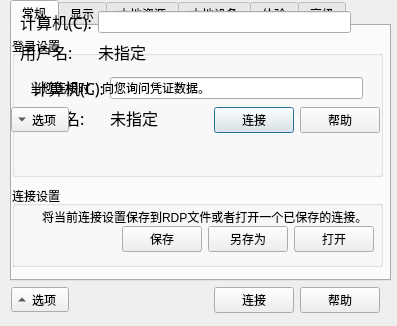
<?xml version="1.0" encoding="UTF-8"?>
<ui version="4.0">
 <class>Dialog</class>
 <widget class="QDialog" name="Dialog">
  <property name="enabled">
   <bool>true</bool>
  </property>
  <property name="geometry">
   <rect>
    <x>0</x>
    <y>0</y>
    <width>397</width>
    <height>326</height>
   </rect>
  </property>
  <property name="sizePolicy">
   <sizepolicy hsizetype="Fixed" vsizetype="Fixed">
    <horstretch>0</horstretch>
    <verstretch>0</verstretch>
   </sizepolicy>
  </property>
  <property name="windowTitle">
   <string>远程桌面连接</string>
  </property>
  <property name="inputMethodHints">
   <set>Qt::ImhNone</set>
  </property>
  <property name="sizeGripEnabled">
   <bool>false</bool>
  </property>
  <property name="modal">
   <bool>false</bool>
  </property>
  <widget class="QWidget" name="widget" native="true">
   <property name="geometry">
    <rect>
     <x>0</x>
     <y>0</y>
     <width>401</width>
     <height>331</height>
    </rect>
   </property>
   <widget class="QWidget" name="defaultWidget" native="true">
    <property name="geometry">
     <rect>
      <x>0</x>
      <y>0</y>
      <width>391</width>
      <height>151</height>
     </rect>
    </property>
    <widget class="QWidget" name="layoutWidget">
     <property name="geometry">
      <rect>
       <x>20</x>
       <y>10</y>
       <width>331</width>
       <height>64</height>
      </rect>
     </property>
     <layout class="QGridLayout" name="gridLayout">
      <property name="sizeConstraint">
       <enum>QLayout::SetMinAndMaxSize</enum>
      </property>
      <item row="1" column="1">
       <widget class="QLabel" name="accountTxtLable">
        <property name="sizePolicy">
         <sizepolicy hsizetype="Fixed" vsizetype="Fixed">
          <horstretch>0</horstretch>
          <verstretch>0</verstretch>
         </sizepolicy>
        </property>
        <property name="font">
         <font>
          <family>Times New Roman</family>
          <pointsize>12</pointsize>
         </font>
        </property>
        <property name="text">
         <string>未指定</string>
        </property>
       </widget>
      </item>
      <item row="1" column="0">
       <widget class="QLabel" name="accountLable">
        <property name="sizePolicy">
         <sizepolicy hsizetype="Fixed" vsizetype="Fixed">
          <horstretch>0</horstretch>
          <verstretch>0</verstretch>
         </sizepolicy>
        </property>
        <property name="font">
         <font>
          <family>Agency FB</family>
          <pointsize>12</pointsize>
         </font>
        </property>
        <property name="text">
         <string>用户名:</string>
        </property>
       </widget>
      </item>
      <item row="0" column="1">
       <widget class="QLineEdit" name="cmpLineEdit"/>
      </item>
      <item row="0" column="0">
       <widget class="QLabel" name="cmpLable">
        <property name="font">
         <font>
          <family>Agency FB</family>
          <pointsize>12</pointsize>
         </font>
        </property>
        <property name="text">
         <string>计算机(C):</string>
        </property>
       </widget>
      </item>
     </layout>
    </widget>
    <widget class="QWidget" name="defaultBtnWidget" native="true">
     <property name="geometry">
      <rect>
       <x>10</x>
       <y>100</y>
       <width>371</width>
       <height>41</height>
      </rect>
     </property>
     <property name="sizePolicy">
      <sizepolicy hsizetype="Fixed" vsizetype="Fixed">
       <horstretch>0</horstretch>
       <verstretch>0</verstretch>
      </sizepolicy>
     </property>
     <widget class="QWidget" name="layoutWidget">
      <property name="geometry">
       <rect>
        <x>1</x>
        <y>7</y>
        <width>369</width>
        <height>27</height>
       </rect>
      </property>
      <layout class="QHBoxLayout" name="horizontalLayout_2">
       <property name="sizeConstraint">
        <enum>QLayout::SetMinAndMaxSize</enum>
       </property>
       <item>
        <widget class="QToolButton" name="optionToolBtn">
         <property name="focusPolicy">
          <enum>Qt::NoFocus</enum>
         </property>
         <property name="whatsThis">
          <string/>
         </property>
         <property name="inputMethodHints">
          <set>Qt::ImhNone</set>
         </property>
         <property name="text">
          <string>选项</string>
         </property>
         <property name="toolButtonStyle">
          <enum>Qt::ToolButtonTextBesideIcon</enum>
         </property>
         <property name="autoRaise">
          <bool>false</bool>
         </property>
         <property name="arrowType">
          <enum>Qt::DownArrow</enum>
         </property>
        </widget>
       </item>
       <item>
        <spacer name="horizontalSpacer">
         <property name="orientation">
          <enum>Qt::Horizontal</enum>
         </property>
         <property name="sizeType">
          <enum>QSizePolicy::Expanding</enum>
         </property>
         <property name="sizeHint" stdset="0">
          <size>
           <width>134</width>
           <height>20</height>
          </size>
         </property>
        </spacer>
       </item>
       <item>
        <layout class="QHBoxLayout" name="horizontalLayout">
         <item>
          <widget class="QPushButton" name="connBtn">
           <property name="text">
            <string>连接</string>
           </property>
          </widget>
         </item>
         <item>
          <widget class="QPushButton" name="helpBtn">
           <property name="text">
            <string>帮助</string>
           </property>
          </widget>
         </item>
        </layout>
       </item>
      </layout>
     </widget>
    </widget>
    <widget class="QLabel" name="defaultLabel">
     <property name="geometry">
      <rect>
       <x>30</x>
       <y>80</y>
       <width>191</width>
       <height>16</height>
      </rect>
     </property>
     <property name="text">
      <string>当您连接时，向您询问凭证数据。</string>
     </property>
    </widget>
    <widget class="QLabel" name="statusLabel">
     <property name="geometry">
      <rect>
       <x>230</x>
       <y>80</y>
       <width>121</width>
       <height>20</height>
      </rect>
     </property>
     <property name="font">
      <font>
       <family>Times New Roman</family>
       <pointsize>9</pointsize>
      </font>
     </property>
     <property name="text">
      <string/>
     </property>
    </widget>
    <zorder>layoutWidget</zorder>
    <zorder>defaultLabel</zorder>
    <zorder>defaultBtnWidget</zorder>
    <zorder>statusLabel</zorder>
   </widget>
   <widget class="QWidget" name="optionWidget" native="true">
    <property name="enabled">
     <bool>true</bool>
    </property>
    <property name="geometry">
     <rect>
      <x>10</x>
      <y>0</y>
      <width>381</width>
      <height>321</height>
     </rect>
    </property>
    <widget class="QTabWidget" name="tabWidget">
     <property name="geometry">
      <rect>
       <x>0</x>
       <y>0</y>
       <width>381</width>
       <height>281</height>
      </rect>
     </property>
     <property name="currentIndex">
      <number>0</number>
     </property>
     <property name="movable">
      <bool>false</bool>
     </property>
     <widget class="QWidget" name="tab_3">
      <attribute name="title">
       <string>常规</string>
      </attribute>
      <widget class="QGroupBox" name="generalGroupBox">
       <property name="geometry">
        <rect>
         <x>0</x>
         <y>10</y>
         <width>371</width>
         <height>141</height>
        </rect>
       </property>
       <property name="title">
        <string>登录设置</string>
       </property>
       <widget class="QWidget" name="layoutWidget_3">
        <property name="geometry">
         <rect>
          <x>20</x>
          <y>40</y>
          <width>331</width>
          <height>51</height>
         </rect>
        </property>
        <layout class="QGridLayout" name="gridLayout_2">
         <property name="sizeConstraint">
          <enum>QLayout::SetMinAndMaxSize</enum>
         </property>
         <item row="1" column="0">
          <widget class="QLabel" name="accountLable_2">
           <property name="sizePolicy">
            <sizepolicy hsizetype="Fixed" vsizetype="Fixed">
             <horstretch>0</horstretch>
             <verstretch>0</verstretch>
            </sizepolicy>
           </property>
           <property name="font">
            <font>
             <family>Agency FB</family>
             <pointsize>12</pointsize>
            </font>
           </property>
           <property name="text">
            <string>用户名:</string>
           </property>
          </widget>
         </item>
         <item row="0" column="0">
          <widget class="QLabel" name="cmpLable_2">
           <property name="font">
            <font>
             <family>Agency FB</family>
             <pointsize>12</pointsize>
            </font>
           </property>
           <property name="text">
            <string>计算机(C):</string>
           </property>
          </widget>
         </item>
         <item row="0" column="1">
          <widget class="QLineEdit" name="cmpLineEdit_2"/>
         </item>
         <item row="1" column="1">
          <widget class="QLabel" name="accountTxtLable_2">
           <property name="sizePolicy">
            <sizepolicy hsizetype="Fixed" vsizetype="Fixed">
             <horstretch>0</horstretch>
             <verstretch>0</verstretch>
            </sizepolicy>
           </property>
           <property name="font">
            <font>
             <family>Times New Roman</family>
             <pointsize>12</pointsize>
            </font>
           </property>
           <property name="text">
            <string>未指定</string>
           </property>
          </widget>
         </item>
        </layout>
       </widget>
       <widget class="QLabel" name="statusLabel_2">
        <property name="geometry">
         <rect>
          <x>233</x>
          <y>100</y>
          <width>121</width>
          <height>20</height>
         </rect>
        </property>
        <property name="font">
         <font>
          <family>Times New Roman</family>
          <pointsize>9</pointsize>
         </font>
        </property>
        <property name="text">
         <string/>
        </property>
       </widget>
      </widget>
      <widget class="QGroupBox" name="connSetGroupBox">
       <property name="geometry">
        <rect>
         <x>0</x>
         <y>160</y>
         <width>371</width>
         <height>81</height>
        </rect>
       </property>
       <property name="title">
        <string>连接设置</string>
       </property>
       <widget class="QLabel" name="connSetLabel">
        <property name="geometry">
         <rect>
          <x>30</x>
          <y>10</y>
          <width>331</width>
          <height>41</height>
         </rect>
        </property>
        <property name="text">
         <string>将当前连接设置保存到RDP文件或者打开一个已保存的连接。</string>
        </property>
       </widget>
       <widget class="QWidget" name="layoutWidget">
        <property name="geometry">
         <rect>
          <x>110</x>
          <y>40</y>
          <width>239</width>
          <height>25</height>
         </rect>
        </property>
        <layout class="QHBoxLayout" name="horizontalLayout_5">
         <property name="sizeConstraint">
          <enum>QLayout::SetMinAndMaxSize</enum>
         </property>
         <item>
          <widget class="QPushButton" name="saveBtn">
           <property name="text">
            <string>保存</string>
           </property>
          </widget>
         </item>
         <item>
          <widget class="QPushButton" name="saveasBtn">
           <property name="text">
            <string>另存为</string>
           </property>
          </widget>
         </item>
         <item>
          <widget class="QPushButton" name="openBtn">
           <property name="text">
            <string>打开</string>
           </property>
          </widget>
         </item>
        </layout>
       </widget>
      </widget>
     </widget>
     <widget class="QWidget" name="tab_4">
      <attribute name="title">
       <string>显示</string>
      </attribute>
      <widget class="QWidget" name="layoutWidget">
       <property name="geometry">
        <rect>
         <x>10</x>
         <y>10</y>
         <width>361</width>
         <height>231</height>
        </rect>
       </property>
       <layout class="QVBoxLayout" name="verticalLayout">
        <item>
         <widget class="QGroupBox" name="showGroupBox">
          <property name="title">
           <string>显示配置</string>
          </property>
          <widget class="QLabel" name="sizeLabel">
           <property name="geometry">
            <rect>
             <x>40</x>
             <y>20</y>
             <width>301</width>
             <height>20</height>
            </rect>
           </property>
           <property name="text">
            <string>选择远程桌面的大小。将滑块拖动到最右边开使用全屏。</string>
           </property>
          </widget>
          <widget class="QWidget" name="layoutWidget">
           <property name="geometry">
            <rect>
             <x>60</x>
             <y>40</y>
             <width>211</width>
             <height>31</height>
            </rect>
           </property>
           <layout class="QHBoxLayout" name="horizontalLayout_6">
            <property name="sizeConstraint">
             <enum>QLayout::SetMinAndMaxSize</enum>
            </property>
            <item>
             <widget class="QLabel" name="sizeLabel_2">
              <property name="text">
               <string>小</string>
              </property>
             </widget>
            </item>
            <item>
             <widget class="QSlider" name="horizontalSlider">
              <property name="mouseTracking">
               <bool>false</bool>
              </property>
              <property name="focusPolicy">
               <enum>Qt::ClickFocus</enum>
              </property>
              <property name="contextMenuPolicy">
               <enum>Qt::PreventContextMenu</enum>
              </property>
              <property name="inputMethodHints">
               <set>Qt::ImhNone</set>
              </property>
              <property name="singleStep">
               <number>1</number>
              </property>
              <property name="pageStep">
               <number>1</number>
              </property>
              <property name="value">
               <number>0</number>
              </property>
              <property name="sliderPosition">
               <number>0</number>
              </property>
              <property name="tracking">
               <bool>false</bool>
              </property>
              <property name="orientation">
               <enum>Qt::Horizontal</enum>
              </property>
              <property name="invertedAppearance">
               <bool>false</bool>
              </property>
              <property name="invertedControls">
               <bool>false</bool>
              </property>
              <property name="tickPosition">
               <enum>QSlider::TicksBelow</enum>
              </property>
              <property name="tickInterval">
               <number>1</number>
              </property>
             </widget>
            </item>
            <item>
             <widget class="QLabel" name="sizeLabel_3">
              <property name="text">
               <string>大</string>
              </property>
             </widget>
            </item>
           </layout>
          </widget>
          <widget class="QLabel" name="deskSizeLabel">
           <property name="geometry">
            <rect>
             <x>120</x>
             <y>70</y>
             <width>90</width>
             <height>16</height>
            </rect>
           </property>
           <property name="text">
            <string/>
           </property>
           <property name="alignment">
            <set>Qt::AlignCenter</set>
           </property>
          </widget>
         </widget>
        </item>
        <item>
         <widget class="QGroupBox" name="colorGroupBox">
          <property name="title">
           <string>颜色</string>
          </property>
          <widget class="QLabel" name="colorLabel">
           <property name="geometry">
            <rect>
             <x>60</x>
             <y>20</y>
             <width>161</width>
             <height>16</height>
            </rect>
           </property>
           <property name="text">
            <string>选择远程会话的颜色深度。</string>
           </property>
          </widget>
          <widget class="QComboBox" name="colorComboBox">
           <property name="geometry">
            <rect>
             <x>60</x>
             <y>50</y>
             <width>121</width>
             <height>22</height>
            </rect>
           </property>
           <item>
            <property name="text">
             <string extracomment="15">增强色(15 位)</string>
            </property>
           </item>
           <item>
            <property name="text">
             <string extracomment="16">增强色(16 位)</string>
            </property>
           </item>
           <item>
            <property name="text">
             <string extracomment="24">真彩色(24 位)</string>
            </property>
           </item>
           <item>
            <property name="text">
             <string extracomment="32">最高质量(32 位)</string>
            </property>
           </item>
          </widget>
         </widget>
        </item>
        <item>
         <widget class="QCheckBox" name="connBarCheckBox">
          <property name="text">
           <string>全屏显示时显示连接栏。</string>
          </property>
         </widget>
        </item>
       </layout>
      </widget>
     </widget>
     <widget class="QWidget" name="tab_5">
      <attribute name="title">
       <string>本地资源</string>
      </attribute>
      <widget class="QGroupBox" name="vedioGroupBox">
       <property name="geometry">
        <rect>
         <x>10</x>
         <y>1</y>
         <width>359</width>
         <height>71</height>
        </rect>
       </property>
       <property name="title">
        <string>语音设置</string>
       </property>
       <widget class="QLabel" name="audioPlayLabel">
        <property name="geometry">
         <rect>
          <x>20</x>
          <y>20</y>
          <width>81</width>
          <height>16</height>
         </rect>
        </property>
        <property name="text">
         <string>远程音频播放</string>
        </property>
       </widget>
       <widget class="QLabel" name="audioCaptureLabel">
        <property name="geometry">
         <rect>
          <x>180</x>
          <y>20</y>
          <width>81</width>
          <height>16</height>
         </rect>
        </property>
        <property name="text">
         <string>远程音频录制</string>
        </property>
       </widget>
       <widget class="QComboBox" name="audioPlayComBox">
        <property name="geometry">
         <rect>
          <x>20</x>
          <y>40</y>
          <width>141</width>
          <height>22</height>
         </rect>
        </property>
        <property name="currentIndex">
         <number>-1</number>
        </property>
        <item>
         <property name="text">
          <string>在此计算机上播放</string>
         </property>
        </item>
        <item>
         <property name="text">
          <string>在远程计算机上播放</string>
         </property>
        </item>
        <item>
         <property name="text">
          <string>不要播放</string>
         </property>
        </item>
       </widget>
       <widget class="QComboBox" name="audioCaptureComBox">
        <property name="geometry">
         <rect>
          <x>180</x>
          <y>40</y>
          <width>131</width>
          <height>22</height>
         </rect>
        </property>
        <property name="currentIndex">
         <number>-1</number>
        </property>
        <item>
         <property name="text">
          <string>不录制</string>
         </property>
        </item>
        <item>
         <property name="text">
          <string>从此计算机进行记录</string>
         </property>
        </item>
       </widget>
      </widget>
      <widget class="QGroupBox" name="keyGroupBox">
       <property name="geometry">
        <rect>
         <x>10</x>
         <y>74</y>
         <width>359</width>
         <height>71</height>
        </rect>
       </property>
       <property name="title">
        <string>键盘</string>
       </property>
       <widget class="QLabel" name="keyLabel">
        <property name="geometry">
         <rect>
          <x>20</x>
          <y>20</y>
          <width>111</width>
          <height>16</height>
         </rect>
        </property>
        <property name="text">
         <string>应用windows组合键</string>
        </property>
       </widget>
       <widget class="QComboBox" name="keyComBox">
        <property name="geometry">
         <rect>
          <x>100</x>
          <y>40</y>
          <width>141</width>
          <height>22</height>
         </rect>
        </property>
        <item>
         <property name="text">
          <string>在这台计算机上</string>
         </property>
        </item>
        <item>
         <property name="text">
          <string>在远程计算机上</string>
         </property>
        </item>
        <item>
         <property name="text">
          <string>仅在全屏显示时</string>
         </property>
        </item>
       </widget>
       <widget class="QLabel" name="keyTestLabel">
        <property name="geometry">
         <rect>
          <x>210</x>
          <y>20</y>
          <width>111</width>
          <height>16</height>
         </rect>
        </property>
        <property name="text">
         <string>示例：Alt+Tab</string>
        </property>
       </widget>
      </widget>
      <widget class="QGroupBox" name="resGroupBox">
       <property name="geometry">
        <rect>
         <x>10</x>
         <y>149</y>
         <width>359</width>
         <height>101</height>
        </rect>
       </property>
       <property name="title">
        <string>本地设备和资源</string>
       </property>
       <widget class="QLabel" name="resLabel">
        <property name="geometry">
         <rect>
          <x>70</x>
          <y>30</y>
          <width>311</width>
          <height>16</height>
         </rect>
        </property>
        <property name="text">
         <string>选择您要在远程会话中使用的设备和资源。</string>
        </property>
       </widget>
       <widget class="QCheckBox" name="printCheckBox">
        <property name="geometry">
         <rect>
          <x>70</x>
          <y>60</y>
          <width>71</width>
          <height>16</height>
         </rect>
        </property>
        <property name="text">
         <string>打印机</string>
        </property>
       </widget>
       <widget class="QCheckBox" name="cliCheckBox">
        <property name="geometry">
         <rect>
          <x>220</x>
          <y>60</y>
          <width>71</width>
          <height>16</height>
         </rect>
        </property>
        <property name="text">
         <string>剪切板</string>
        </property>
       </widget>
      </widget>
     </widget>
     <widget class="QWidget" name="tab_6">
      <attribute name="title">
       <string>本地设备</string>
      </attribute>
      <widget class="QGroupBox" name="equipGroupBox">
       <property name="geometry">
        <rect>
         <x>10</x>
         <y>10</y>
         <width>351</width>
         <height>231</height>
        </rect>
       </property>
       <property name="title">
        <string>本地设备</string>
       </property>
       <widget class="QLabel" name="equipLabel">
        <property name="geometry">
         <rect>
          <x>20</x>
          <y>20</y>
          <width>301</width>
          <height>16</height>
         </rect>
        </property>
        <property name="text">
         <string>选择要在远程会话中使用的这台计算机上的设备和资源。</string>
        </property>
       </widget>
       <widget class="QCheckBox" name="smartCardCheckBox">
        <property name="geometry">
         <rect>
          <x>40</x>
          <y>50</y>
          <width>71</width>
          <height>16</height>
         </rect>
        </property>
        <property name="text">
         <string>智能卡</string>
        </property>
       </widget>
       <widget class="QCheckBox" name="portCheckBox">
        <property name="geometry">
         <rect>
          <x>140</x>
          <y>50</y>
          <width>71</width>
          <height>16</height>
         </rect>
        </property>
        <property name="text">
         <string>端口</string>
        </property>
       </widget>
       <widget class="QTreeWidget" name="equipTreeWidget">
        <property name="geometry">
         <rect>
          <x>20</x>
          <y>80</y>
          <width>311</width>
          <height>141</height>
         </rect>
        </property>
        <property name="frameShape">
         <enum>QFrame::StyledPanel</enum>
        </property>
        <property name="frameShadow">
         <enum>QFrame::Sunken</enum>
        </property>
        <property name="horizontalScrollBarPolicy">
         <enum>Qt::ScrollBarAlwaysOff</enum>
        </property>
        <attribute name="headerVisible">
         <bool>false</bool>
        </attribute>
        <column>
         <property name="text">
          <string notr="true">1</string>
         </property>
        </column>
       </widget>
      </widget>
     </widget>
     <widget class="QWidget" name="tab_7">
      <attribute name="title">
       <string>体验</string>
      </attribute>
      <widget class="QGroupBox" name="perGroupBox">
       <property name="geometry">
        <rect>
         <x>10</x>
         <y>10</y>
         <width>351</width>
         <height>211</height>
        </rect>
       </property>
       <property name="title">
        <string>性能</string>
       </property>
       <widget class="QLabel" name="connTypeLabel">
        <property name="geometry">
         <rect>
          <x>50</x>
          <y>20</y>
          <width>221</width>
          <height>16</height>
         </rect>
        </property>
        <property name="text">
         <string>选择连接速度来优化性能。</string>
        </property>
       </widget>
       <widget class="QComboBox" name="connTypeComboBox">
        <property name="geometry">
         <rect>
          <x>50</x>
          <y>40</y>
          <width>221</width>
          <height>22</height>
         </rect>
        </property>
        <item>
         <property name="text">
          <string>自动检测连接质量</string>
         </property>
        </item>
        <item>
         <property name="text">
          <string>调制解调器(56Kbps)</string>
         </property>
        </item>
        <item>
         <property name="text">
          <string>低速宽带(256 Kbps - 2Mbps)</string>
         </property>
        </item>
        <item>
         <property name="text">
          <string>卫星(2 Mbps - 16 Mbps，高延迟)</string>
         </property>
        </item>
        <item>
         <property name="text">
          <string>高速宽带( 2 Mbps - 10 Mbps)</string>
         </property>
        </item>
        <item>
         <property name="text">
          <string>WAN (10 Mbps 或更高速，高延迟)</string>
         </property>
        </item>
        <item>
         <property name="text">
          <string>局域网(10 Mbps 或更高)</string>
         </property>
        </item>
       </widget>
       <widget class="QCheckBox" name="backCheckBox">
        <property name="geometry">
         <rect>
          <x>50</x>
          <y>90</y>
          <width>81</width>
          <height>16</height>
         </rect>
        </property>
        <property name="text">
         <string>桌面背景</string>
        </property>
       </widget>
       <widget class="QLabel" name="connTypeLabel_2">
        <property name="geometry">
         <rect>
          <x>50</x>
          <y>70</y>
          <width>221</width>
          <height>16</height>
         </rect>
        </property>
        <property name="text">
         <string>允许以下功能：</string>
        </property>
       </widget>
       <widget class="QCheckBox" name="fontCheckBox">
        <property name="geometry">
         <rect>
          <x>50</x>
          <y>110</y>
          <width>81</width>
          <height>16</height>
         </rect>
        </property>
        <property name="text">
         <string>字体平滑</string>
        </property>
       </widget>
       <widget class="QCheckBox" name="backCssCheckBox">
        <property name="geometry">
         <rect>
          <x>50</x>
          <y>130</y>
          <width>81</width>
          <height>16</height>
         </rect>
        </property>
        <property name="text">
         <string>桌面布局</string>
        </property>
       </widget>
       <widget class="QCheckBox" name="dragCheckBox">
        <property name="geometry">
         <rect>
          <x>50</x>
          <y>150</y>
          <width>151</width>
          <height>16</height>
         </rect>
        </property>
        <property name="text">
         <string>拖动时显示窗口内容</string>
        </property>
       </widget>
       <widget class="QCheckBox" name="menuCheckBox">
        <property name="geometry">
         <rect>
          <x>50</x>
          <y>170</y>
          <width>151</width>
          <height>16</height>
         </rect>
        </property>
        <property name="text">
         <string>菜单和窗口动画</string>
        </property>
       </widget>
       <widget class="QCheckBox" name="bitMapCheckBox">
        <property name="geometry">
         <rect>
          <x>200</x>
          <y>110</y>
          <width>151</width>
          <height>16</height>
         </rect>
        </property>
        <property name="text">
         <string>持久位图缓存</string>
        </property>
       </widget>
       <widget class="QCheckBox" name="viewCheckBox">
        <property name="geometry">
         <rect>
          <x>200</x>
          <y>90</y>
          <width>151</width>
          <height>16</height>
         </rect>
        </property>
        <property name="text">
         <string>视图样式</string>
        </property>
       </widget>
      </widget>
      <widget class="QCheckBox" name="reconnCheckBox">
       <property name="geometry">
        <rect>
         <x>10</x>
         <y>230</y>
         <width>271</width>
         <height>16</height>
        </rect>
       </property>
       <property name="text">
        <string>如果连接中断，则重新连接。</string>
       </property>
      </widget>
     </widget>
     <widget class="QWidget" name="tab_8">
      <attribute name="title">
       <string>高级</string>
      </attribute>
      <widget class="QGroupBox" name="authGroupBox">
       <property name="geometry">
        <rect>
         <x>10</x>
         <y>10</y>
         <width>351</width>
         <height>131</height>
        </rect>
       </property>
       <property name="title">
        <string>服务器身份验证</string>
       </property>
       <widget class="QLabel" name="label">
        <property name="geometry">
         <rect>
          <x>30</x>
          <y>20</y>
          <width>301</width>
          <height>71</height>
         </rect>
        </property>
        <property name="lineWidth">
         <number>4</number>
        </property>
        <property name="midLineWidth">
         <number>4</number>
        </property>
        <property name="text">
         <string>&lt;html&gt;&lt;head/&gt;&lt;body&gt;&lt;p&gt;服务器身份验证会验证是都正在连接到预期远程计算机。&lt;/p&gt;&lt;p&gt;连接所需的验证强度由系统安全策略确定。&lt;/p&gt;&lt;p&gt;如果服务器身份验证失败：&lt;/p&gt;&lt;/body&gt;&lt;/html&gt;</string>
        </property>
       </widget>
       <widget class="QComboBox" name="authComboBox">
        <property name="geometry">
         <rect>
          <x>30</x>
          <y>100</y>
          <width>291</width>
          <height>21</height>
         </rect>
        </property>
        <property name="currentIndex">
         <number>-1</number>
        </property>
        <item>
         <property name="text">
          <string>连接并且不显示警告</string>
         </property>
        </item>
        <item>
         <property name="text">
          <string>不连接</string>
         </property>
        </item>
        <item>
         <property name="text">
          <string>显示警告</string>
         </property>
        </item>
       </widget>
      </widget>
     </widget>
    </widget>
    <widget class="QWidget" name="optionBtnWidget" native="true">
     <property name="geometry">
      <rect>
       <x>0</x>
       <y>280</y>
       <width>371</width>
       <height>41</height>
      </rect>
     </property>
     <property name="sizePolicy">
      <sizepolicy hsizetype="Fixed" vsizetype="Fixed">
       <horstretch>0</horstretch>
       <verstretch>0</verstretch>
      </sizepolicy>
     </property>
     <widget class="QWidget" name="layoutWidget_2">
      <property name="geometry">
       <rect>
        <x>1</x>
        <y>7</y>
        <width>369</width>
        <height>27</height>
       </rect>
      </property>
      <layout class="QHBoxLayout" name="horizontalLayout_3">
       <property name="sizeConstraint">
        <enum>QLayout::SetMinAndMaxSize</enum>
       </property>
       <item>
        <widget class="QToolButton" name="optionToolBtn_2">
         <property name="focusPolicy">
          <enum>Qt::NoFocus</enum>
         </property>
         <property name="whatsThis">
          <string/>
         </property>
         <property name="inputMethodHints">
          <set>Qt::ImhNone</set>
         </property>
         <property name="text">
          <string>选项</string>
         </property>
         <property name="toolButtonStyle">
          <enum>Qt::ToolButtonTextBesideIcon</enum>
         </property>
         <property name="autoRaise">
          <bool>false</bool>
         </property>
         <property name="arrowType">
          <enum>Qt::UpArrow</enum>
         </property>
        </widget>
       </item>
       <item>
        <spacer name="horizontalSpacer_2">
         <property name="orientation">
          <enum>Qt::Horizontal</enum>
         </property>
         <property name="sizeType">
          <enum>QSizePolicy::Expanding</enum>
         </property>
         <property name="sizeHint" stdset="0">
          <size>
           <width>134</width>
           <height>20</height>
          </size>
         </property>
        </spacer>
       </item>
       <item>
        <layout class="QHBoxLayout" name="horizontalLayout_4">
         <item>
          <widget class="QPushButton" name="connBtn_2">
           <property name="text">
            <string>连接</string>
           </property>
          </widget>
         </item>
         <item>
          <widget class="QPushButton" name="helpBtn_2">
           <property name="text">
            <string>帮助</string>
           </property>
          </widget>
         </item>
        </layout>
       </item>
      </layout>
     </widget>
    </widget>
   </widget>
   <zorder>optionWidget</zorder>
   <zorder>defaultWidget</zorder>
  </widget>
 </widget>
 <tabstops>
  <tabstop>cmpLineEdit_2</tabstop>
  <tabstop>connBtn_2</tabstop>
  <tabstop>tabWidget</tabstop>
  <tabstop>cmpLineEdit</tabstop>
  <tabstop>connBtn</tabstop>
  <tabstop>helpBtn</tabstop>
  <tabstop>saveBtn</tabstop>
  <tabstop>saveasBtn</tabstop>
  <tabstop>openBtn</tabstop>
  <tabstop>colorComboBox</tabstop>
  <tabstop>connBarCheckBox</tabstop>
  <tabstop>audioPlayComBox</tabstop>
  <tabstop>audioCaptureComBox</tabstop>
  <tabstop>keyComBox</tabstop>
  <tabstop>printCheckBox</tabstop>
  <tabstop>cliCheckBox</tabstop>
  <tabstop>smartCardCheckBox</tabstop>
  <tabstop>portCheckBox</tabstop>
  <tabstop>equipTreeWidget</tabstop>
  <tabstop>connTypeComboBox</tabstop>
  <tabstop>backCheckBox</tabstop>
  <tabstop>fontCheckBox</tabstop>
  <tabstop>backCssCheckBox</tabstop>
  <tabstop>dragCheckBox</tabstop>
  <tabstop>menuCheckBox</tabstop>
  <tabstop>bitMapCheckBox</tabstop>
  <tabstop>viewCheckBox</tabstop>
  <tabstop>reconnCheckBox</tabstop>
  <tabstop>authComboBox</tabstop>
  <tabstop>helpBtn_2</tabstop>
 </tabstops>
 <resources/>
 <connections/>
</ui>
